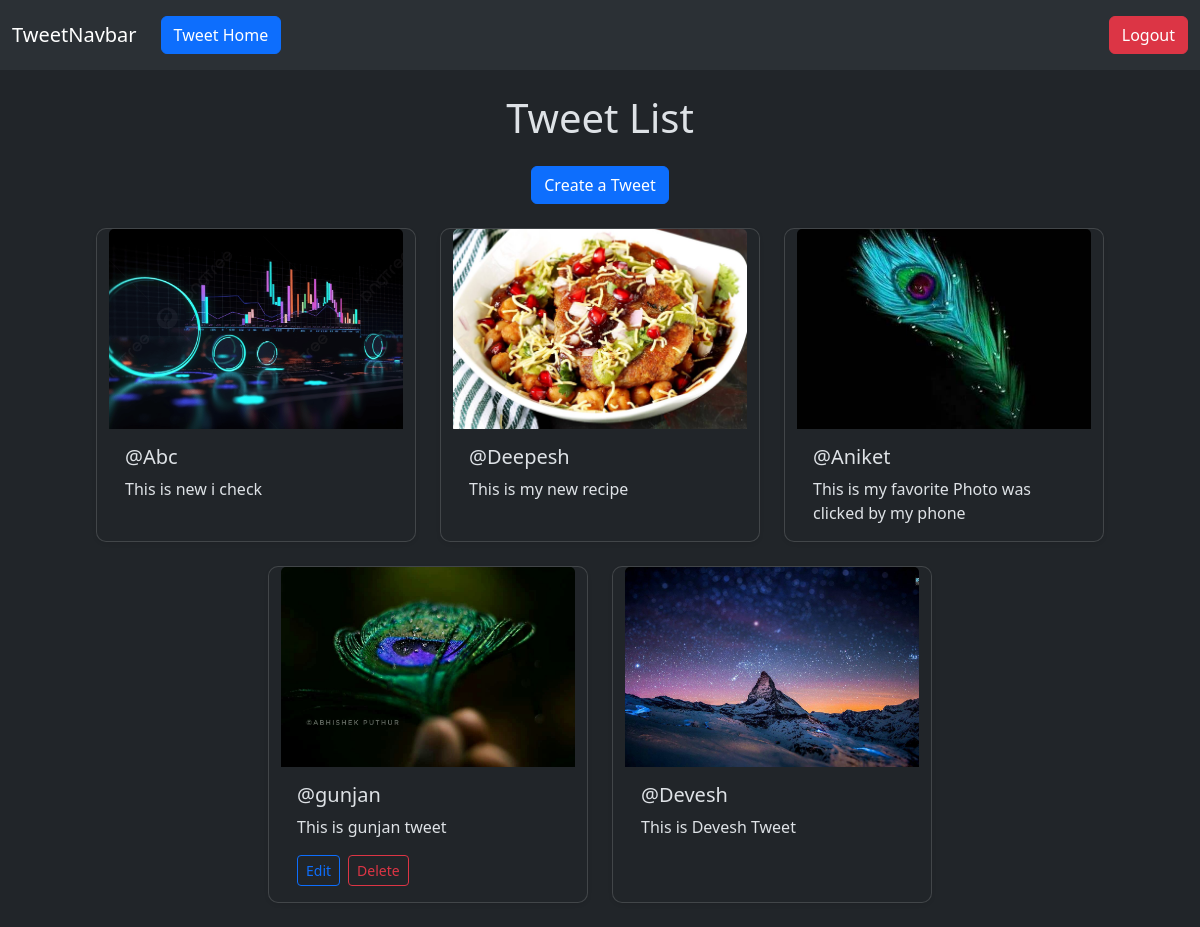
Page /tweet/ (signed in) on the committed database.
### tweet/models.py (models this page shows, shortened)
class Tweet(models.Model):
    user = models.ForeignKey(User, on_delete=models.CASCADE)
    text = models.TextField(max_length=240)
    photo = models.ImageField(upload_to='photos/',blank=True ,null=True)
    created_at = models.DateTimeField(auto_now_add=True)
    updated_at = models.DateTimeField(auto_now=True)

### tweet/views.py (the view)
# urls.py: path('', views.tweet_list, name='tweet_list'),
def tweet_list(request):
    tweets = Tweet.objects.all().order_by('-created_at')
    return render(request, 'tweet_list.html', {'tweets':tweets})

### tweet/templates/tweet_list.html (shortened to what this page needs)
{% extends "layout.html" %}
{% block content %}
<div class="container py-4">
    <h1 class="text-center mb-4">Tweet List</h1>
    <div class="d-flex justify-content-center mb-4">
        <a class="btn btn-primary" href="{% url 'tweet_create' %}">Create a Tweet</a>
    </div>
    <div class="row justify-content-center gap-4">
        {% for tweet in tweets %}
        <div class="card shadow-sm" style="width: 20rem; border-radius: 10px; overflow: hidden;">
            {% if tweet.photo %}
            <img src="{{ tweet.photo.url }}" class="card-img-top" alt="Tweet Image" style="height: 200px; object-fit: cover;">
            {% endif %}
            <div class="card-body">
                <h5 class="card-title">@{{ tweet.user.username }}</h5>
                <p class="card-text">{{ tweet.text }}</p>
                {% if tweet.user == user %}
                <div class="d-flex gap-2">
                    <a href="{% url 'tweet_edit' tweet.id %}" class="btn btn-sm btn-outline-primary">Edit</a>
                    <a href="{% url 'tweet_delete' tweet.id %}" class="btn btn-sm btn-outline-danger">Delete</a>
                </div>
                {% endif %}
            </div>
        </div>
        {% empty %}
        <p class="text-muted text-center">No tweets available.</p>
        {% endfor %}
    </div>
</div>
{% endblock %}

### rows in the picture
Tweet: photo (picture), user.username "Abc", text "This is new i check"
Tweet: photo (picture), user.username "Deepesh", text "This is my new recipe"
Tweet: photo (picture), user.username "Aniket", text "This is my favorite Photo was clicked by my phone"
Tweet: photo (picture), user.username "gunjan", text "This is gunjan tweet", shows "Edit"
Tweet: photo (picture), user.username "Devesh", text "This is Devesh Tweet"
